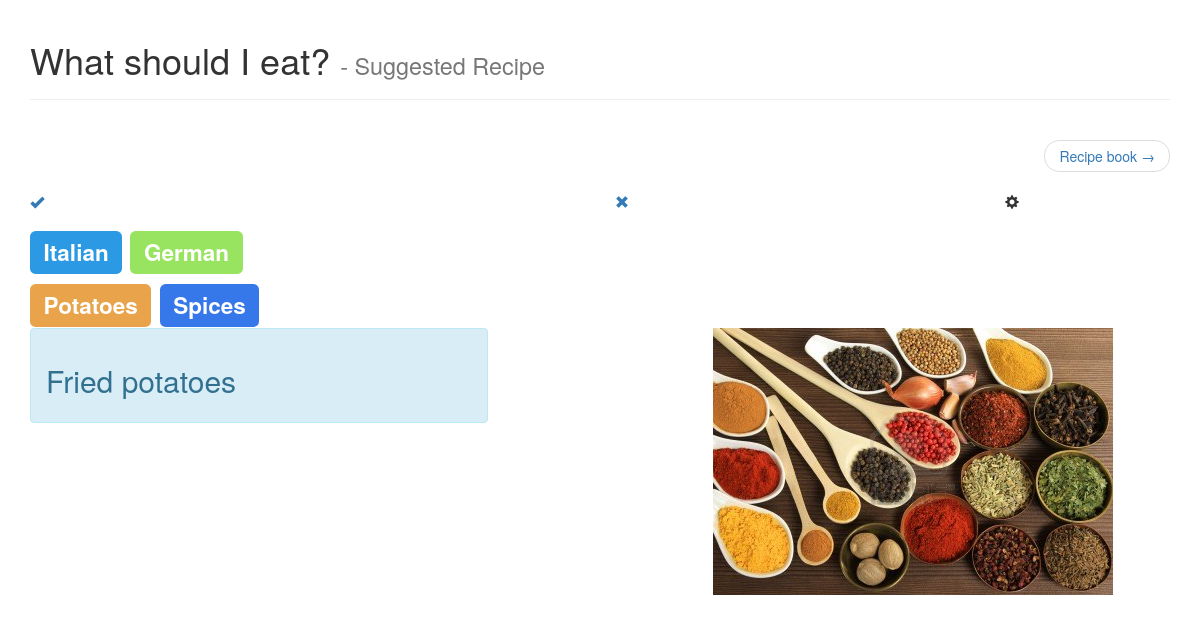
The page / on the database its author committed.
### recipe_book/models.py (models this page shows)
class Tag(models.Model):
    name = models.CharField(max_length=80)
    color = ColorField(default="#2f9de3")
    def __str__(self):
        return self.name

class Ingredient(models.Model):
    name = models.CharField(max_length=200)
    image = models.ImageField(upload_to=ingredient_image_location, blank=True)
    color = ColorField(default="#e9c871")
    def __str__(self):
        return self.name

class Recipe(models.Model):
    name = models.CharField(max_length=200)
    ingredients = models.CharField(max_length=400)
    description = models.TextField()
    cooked_last = models.DateField("cooked last on")
    priority = models.PositiveIntegerField(default=0)
    tags = models.ManyToManyField(Tag)
    ingredients = models.ManyToManyField(
        Ingredient,
        through="IngredientAmount"
    )
    def __str__(self):
        return self.name

### what_should_i_eat/views.py (the view)
# urls.py: url(r'^$', views.index, name='index'),
def index(request):
    tags = Tag.objects.all()
    ingredients = Ingredient.objects.all()
    recipe = suggested_recipe(
        Recipe.objects.all(),
        set(tags),
        set(ingredients)
    )
    images = (
        {"url": image.image.url, "name": basename(image.image.url)}
        for image in recipe.images.all()
    )
    return render(request, "what_should_i_eat/index.html", {
        "title": "suggested recipe",
        "recipe": recipe,
        "tags": tags,
        "ingredients": ingredients,
        "images": images,
    })

### what_should_i_eat/views.py (called while the page is built)
def suggested_recipe(recipes, tags, ingredients):
    print("in suggested_recipe()..............................")
    print("tags:", tags)
    print("ingredients:", ingredients)
    recipes = [
        recipe
        for recipe in recipes.order_by("-cooked_last", "priority")
        if not (
            set(recipe.tags.all()).isdisjoint(tags) and
            set(recipe.ingredients.all()).isdisjoint(ingredients)
        )
    ]
    print("matched recipes:")
    print(recipes)
    if len(recipes) > 0:
        return recipes[0]
    return None

### what_should_i_eat/templates/what_should_i_eat/index.html (shortened to what this page needs)
{% extends "what_should_i_eat/base.html" %}
{% load compile_static %}
{% load staticfiles %}
{% load global_filters %}
{% block head %}
    {{ block.super }}
    <link href="{% static 'what_should_i_eat/css/index.sass'|compile %}" rel="stylesheet" type="text/css" />
    <link href="{% static 'what_should_i_eat/css/recipe_overview.sass'|compile %}" rel="stylesheet" type="text/css" />
{% endblock %}
{% block nav %}
    <ul class="pager">
        <li class="next">
            <a href="{% url 'recipe_book:index' %}" role="button">
                Recipe book
                <span aria-hidden="true">&rarr;</span>
            </a>
        </li>
    </ul>
{% endblock %}
{% block content %}
    <div class="row options">
        <div class="col-xs-6">
            <a class="cook-recipe" href="{% url 'cook_recipe' recipe.id %}">
                <div class="option yes">
                    <span class="glyphicon glyphicon-ok"></span>
                </div>
            </a>
        </div>
        <div class="col-xs-4">
            <a class="dismiss-recipe" href="{% url 'dismiss_recipe' recipe.id %}">
                <div class="option no">
                    <span class="glyphicon glyphicon-remove"></span>
                </div>
            </a>
        </div>
        <div class="col-xs-2">
            <div class="option more">
                <span class="glyphicon glyphicon-cog"></span>
            </div>
        </div>
    </div>
    <div class="option-contents">
        <h2 class="choose tags">
            {% for tag in tags %}
                {% include "recipe_book/tag.html" %}
            {% endfor %}
        </h2>
        <h2 class="choose ingredients">
            {% for ingredient in ingredients %}
                <span class="label ingredient" style="background-color: {{ingredient.color}};" data-id="{{ingredient.id}}">{{ingredient.name}}</span>
            {% endfor %}
        </h2>
    </div>
    {% include "what_should_i_eat/recipe_overview.html" %}
{% endblock %}

### recipe_book/templates/recipe_book/tag.html
<span class="label tag" style="background-color: {{tag.color}};" data-id="{{tag.id}}">{{tag.name}}</span>

### what_should_i_eat/templates/what_should_i_eat/recipe_overview.html
<div class="row recipe-overview">
    <div class="col-xs-5">
        <div class="alert alert-info recipe-name">
            <h2 class="recipe-name-text">
                {{ recipe.name }}
            </h2>
        </div>
    </div>
    <div class="col-xs-2">
    </div>
    <div class="col-xs-5 carousel">
        {% for image in images %}
            <img src="{{image.url}}" alt="{{ recipe.name }} {{forloop.counter}}" title="{{ recipe.name }} {{forloop.counter}}" />
        {% endfor %}
    </div>
</div>

### rows shown on the page
Tag: name "Italian"
Tag: name "German"
Ingredient: name "Potatoes"
Ingredient: name "Spices"
Recipe: name "Fried potatoes"

### other values the page prints
{{ title | title }} "Suggested Recipe"
